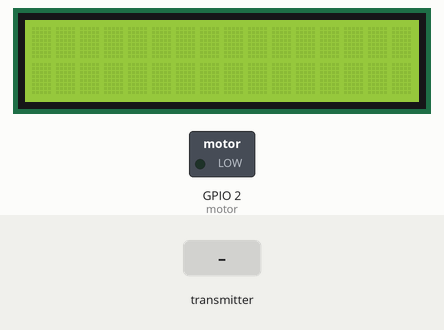
A sketch run on a simulated ESP8266 (NodeMCU). Shown: 16×2 character LCD, switched loads named in the sketch (green lamp = pin HIGH). Inputs (shaded band) come from the test bench. What the sketch prints to the serial monitor is not drawn.

Above: at 1.2 s.
1.3 s: the transmitter starts sending a = 0
At 2.2 s:
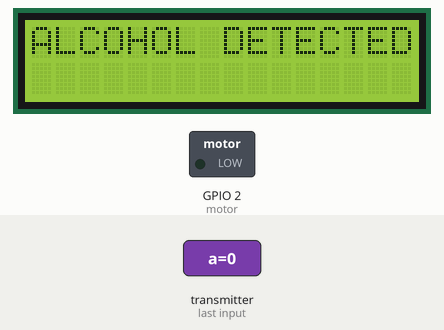
2.8 s: the transmitter starts sending b = 256
At 3.4 s:
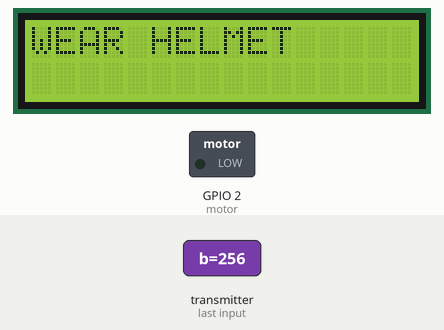
4.3 s: the transmitter starts sending b = 0
At 5.5 s:
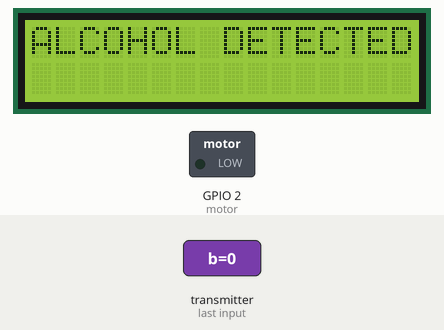
5.8 s: the transmitter starts sending b = 512
At 6.8 s:
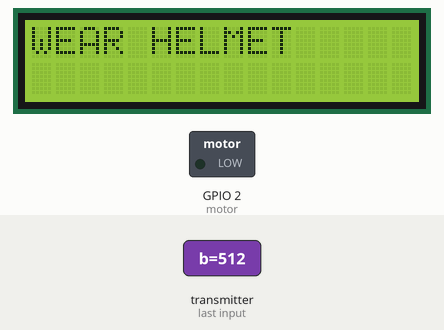
Timing chart, 0 to 8.3 s (numbered marks = the images above; inputs shaded):
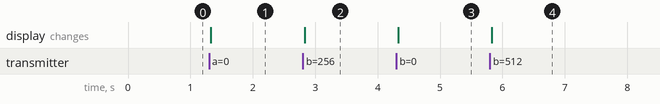

The sketch:

final_reciever_test_1.ino
```cpp
#include <ESP8266WiFi.h>
#include <espnow.h>
#include <LiquidCrystal_I2C.h>

int lcdColumns = 16;
int lcdRows = 2;
int motor = 2;

// set LCD address, number of columns and rows
// if you don't know your display address, run an I2C scanner sketch
LiquidCrystal_I2C lcd(0x27, lcdColumns, lcdRows);

// Structure example to receive data
// Must match the sender structure
typedef struct struct_message {
  int a;
  int b;
} struct_message;

// Create a struct_message called myData
struct_message myData;

// Callback function that will be executed when data is received
void OnDataRecv(uint8_t *mac, uint8_t *incomingData, uint8_t len) {
  memcpy(&myData, incomingData, sizeof(myData));
  Serial.println("mq3_value: ");
  Serial.println(myData.a);

  Serial.println("helmet_wear:");
  Serial.println(myData.b);

  // set cursor to first column, first row
  lcd.setCursor(0, 0);

  if (myData.a == 1 && myData.b == 0) {
    Serial.println("SAFE TO RIDE");
    lcd.print("SAFE TO RIDE");
    //delay(1000);
    //lcd.clear();
    digitalWrite(motor, HIGH);
  }
  else {
    if (myData.a == 0 && myData.b == 0) {
      Serial.println("ALCOHOL DETECTED");
      lcd.print("ALCOHOL DETECTED");
      //delay(1000);
      //lcd.clear();
      digitalWrite(motor, LOW);
    }
    else {
      Serial.println("WEAR HELMET     ");
      lcd.print("WEAR HELMET     ");
      //lcd.clear();
      digitalWrite(motor, LOW);
    }
    Serial.println("NOT SAFE TO RIDE");
  }
}

void setup() {
  // Initialize Serial Monitor
  Serial.begin(115200);

  // initialize LCD
  lcd.init();
  // turn on LCD backlight
  lcd.backlight();

  pinMode(motor, OUTPUT);
  Serial.begin(115200);
  // Set device as a Wi-Fi Station
  WiFi.mode(WIFI_STA);

  // Init ESP-NOW
  if (esp_now_init() != 0) {
    Serial.println("Error initializing ESP-NOW");
    lcd.print("ESP NC");
    digitalWrite(motor,LOW);
    return;
  }

  // Once ESPNow is successfully Init, we will register for recv CB to
  // get recv packer info
  esp_now_set_self_role(ESP_NOW_ROLE_SLAVE);
  esp_now_register_recv_cb(OnDataRecv);
}

void loop() {

}
```

Measured:
- after the input at 1.3 s, the display: changes at once (image 1)
- after the input at 2.8 s, the display: changes at once (image 2)
- after the input at 4.3 s, the display: changes at once (image 3)
- after the input at 5.8 s, the display: changes at once (image 4)
